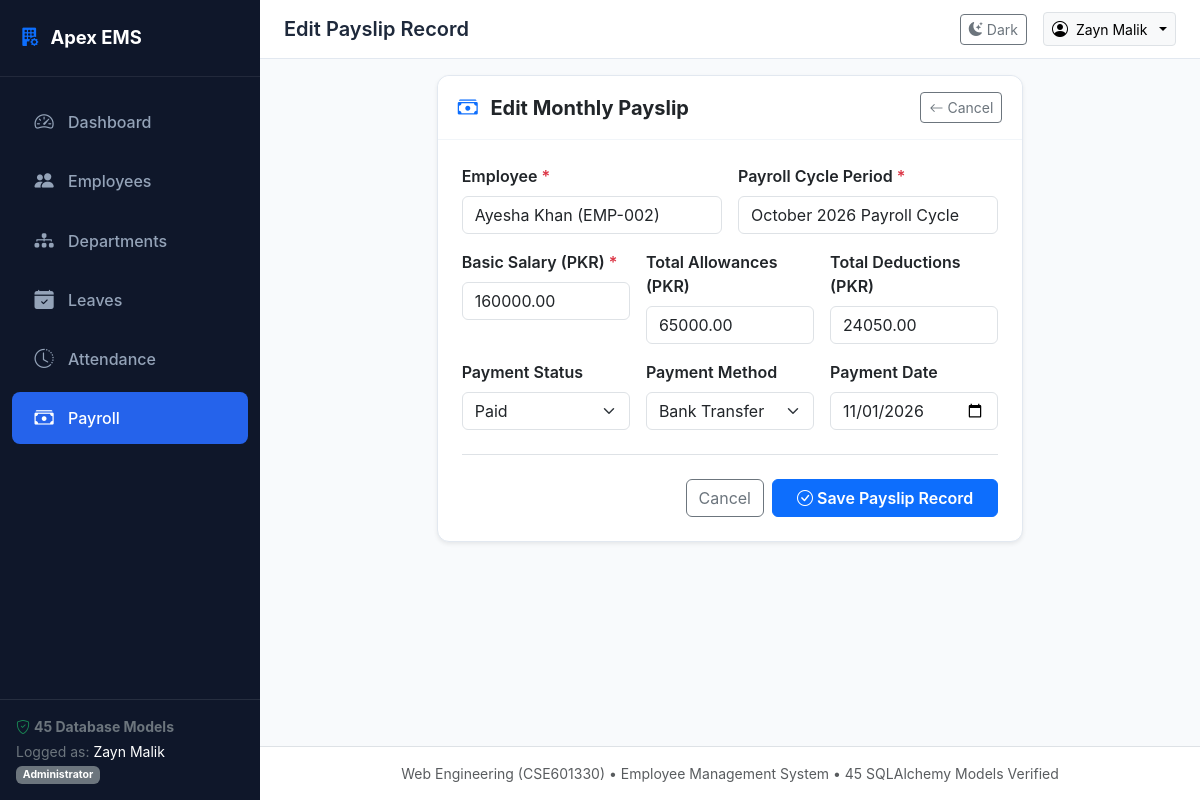
The app's page /payroll/2/edit (signed in) with its own data.
### models/employee.py (models this page shows, shortened)
class Employee(db.Model):
    __tablename__ = 'employees'
    id = db.Column(db.Integer, primary_key=True)
    employee_code = db.Column(db.String(20), unique=True, nullable=False)
    first_name = db.Column(db.String(60), nullable=False)
    last_name = db.Column(db.String(60), nullable=False)
    email = db.Column(db.String(120), unique=True, nullable=False)
    phone = db.Column(db.String(30), nullable=False)
    date_of_birth = db.Column(db.Date, nullable=False)
    gender = db.Column(db.String(20), nullable=False)  # Male, Female, Other
    hire_date = db.Column(db.Date, nullable=False, default=date.today)
    department_id = db.Column(db.Integer, db.ForeignKey('departments.id'), nullable=True)
    designation_id = db.Column(db.Integer, db.ForeignKey('designations.id'), nullable=True)
    employment_type = db.Column(db.String(30), default='Full-Time')  # Full-Time, Part-Time, Contract, Intern
    status = db.Column(db.String(30), default='Active')  # Active, On Leave, Terminated, Resigned
    created_at = db.Column(db.DateTime, default=datetime.utcnow)
    department = db.relationship('Department', foreign_keys=[department_id], back_populates='employees')
    designation = db.relationship('Designation', back_populates='employees')
    profile = db.relationship('EmployeeProfile', uselist=False, back_populates='employee', cascade='all, delete-orphan')
    emergency_contacts = db.relationship('EmployeeEmergencyContact', back_populates='employee', cascade='all, delete-orphan', lazy=True)
    education = db.relationship('EmployeeEducation', back_populates='employee', cascade='all, delete-orphan', lazy=True)
    experience = db.relationship('EmployeeExperience', back_populates='employee', cascade='all, delete-orphan', lazy=True)
    documents = db.relationship('EmployeeDocument', back_populates='employee', cascade='all, delete-orphan', lazy=True)
    bank_details = db.relationship('EmployeeBankDetail', back_populates='employee', cascade='all, delete-orphan', lazy=True)
    skills = db.relationship('EmployeeSkill', back_populates='employee', cascade='all, delete-orphan', lazy=True)
    notes = db.relationship('EmployeeNote', back_populates='employee', cascade='all, delete-orphan', lazy=True)
    assets = db.relationship('EmployeeAssetAssignment', back_populates='employee', cascade='all, delete-orphan', lazy=True)
    leave_requests = db.relationship('LeaveRequest', back_populates='employee', cascade='all, delete-orphan', lazy=True)
    leave_balances = db.relationship('LeaveBalance', back_populates='employee', cascade='all, delete-orphan', lazy=True)
    attendance_records = db.relationship('AttendanceRecord', back_populates='employee', cascade='all, delete-orphan', lazy=True)
    payroll_records = db.relationship('PayrollRecord', back_populates='employee', cascade='all, delete-orphan', lazy=True)
    salary_assignment = db.relationship('EmployeeSalaryAssignment', uselist=False, back_populates='employee', cascade='all, delete-orphan')
    user = db.relationship('User', uselist=False, back_populates='employee')
    @property
    def full_name(self):
        return f"{self.first_name} {self.last_name}"

### models/payroll.py (models this page shows, shortened)
class PayrollPeriod(db.Model):
    __tablename__ = 'payroll_periods'
    id = db.Column(db.Integer, primary_key=True)
    period_name = db.Column(db.String(60), nullable=False)
    period_month = db.Column(db.Integer, nullable=False)
    period_year = db.Column(db.Integer, nullable=False)
    start_date = db.Column(db.Date, nullable=False)
    end_date = db.Column(db.Date, nullable=False)
    status = db.Column(db.String(30), default='Draft')  # Draft, Processing, Completed, Closed
    processed_date = db.Column(db.DateTime, nullable=True)
    payroll_records = db.relationship('PayrollRecord', back_populates='period', cascade='all, delete-orphan', lazy=True)

class PayrollRecord(db.Model):
    __tablename__ = 'payroll_records'
    id = db.Column(db.Integer, primary_key=True)
    employee_id = db.Column(db.Integer, db.ForeignKey('employees.id'), nullable=False)
    payroll_period_id = db.Column(db.Integer, db.ForeignKey('payroll_periods.id'), nullable=False)
    basic_salary = db.Column(db.Numeric(10, 2), nullable=False, default=0.00)
    total_allowances = db.Column(db.Numeric(10, 2), default=0.00)
    gross_salary = db.Column(db.Numeric(10, 2), nullable=False, default=0.00)
    total_deductions = db.Column(db.Numeric(10, 2), default=0.00)
    net_salary = db.Column(db.Numeric(10, 2), nullable=False, default=0.00)
    payment_status = db.Column(db.String(30), default='Unpaid')  # Unpaid, Paid, Pending
    payment_date = db.Column(db.Date, nullable=True)
    payment_method = db.Column(db.String(50), default='Bank Transfer')  # Bank Transfer, Cheque, Cash
    employee = db.relationship('Employee', back_populates='payroll_records')
    period = db.relationship('PayrollPeriod', back_populates='payroll_records')
    items = db.relationship('PayrollItemDetail', back_populates='payroll_record', cascade='all, delete-orphan', lazy=True)
    bonuses = db.relationship('EmployeeBonus', back_populates='payroll_record', lazy=True)

### routes/payroll_routes.py (the view, shortened to what this page needs)
@payroll_bp.route('/<int:id>/edit', methods=['GET', 'POST'])
@login_required
def edit(id):
    record = PayrollRecord.query.get_or_404(id)
    employees = Employee.query.filter_by(status='Active').all()
    periods = PayrollPeriod.query.order_by(PayrollPeriod.id.desc()).all()
    return render_template(
        'payroll/form.html',
        action='Edit',
        record=record,
        form_data={},
        employees=employees,
        periods=periods
    )

### templates/payroll/form.html (shortened to what this page needs)
{% extends "base.html" %}
{% block page_title %}{{ action }} Payslip Record{% endblock %}
{% block content %}
<div class="row justify-content-center">
    <div class="col-lg-8">
        <div class="card shadow-sm">
            <div class="card-header d-flex justify-content-between align-items-center">
                <span class="fw-bold fs-5">
                    <i class="bi bi-cash-stack me-2 text-primary"></i>
                    {{ action }} Monthly Payslip
                </span>
                <a href="{{ url_for('payroll.list_payroll') }}" class="btn btn-sm btn-outline-secondary">
                    <i class="bi bi-arrow-left me-1"></i>Cancel
                </a>
            </div>
            <div class="card-body p-4">
                <form method="POST" action="{% if action == 'Add' %}{{ url_for('payroll.add') }}{% else %}{{ url_for('payroll.edit', id=record.id) }}{% endif %}">
                    <div class="row g-3">
                        <div class="col-md-6">
                            <label class="form-label fw-semibold">Employee <span class="text-danger">*</span></label>
                            {% if action == 'Add' %}
                                <select name="employee_id" class="form-select" required>
                                    <option value="">-- Select Employee --</option>
                                    {% set cur_emp = form_data.employee_id or '' %}
                                    {% for emp in employees %}
                                        <option value="{{ emp.id }}" {% if cur_emp == emp.id|string %}selected{% endif %}>
                                            {{ emp.full_name }} ({{ emp.employee_code }})
                                        </option>
                                    {% endfor %}
                                </select>
                            {% else %}
                                <input type="text" class="form-control" value="{{ record.employee.full_name }} ({{ record.employee.employee_code }})" readonly>
                            {% endif %}
                        </div>
                        <div class="col-md-6">
                            <label class="form-label fw-semibold">Payroll Cycle Period <span class="text-danger">*</span></label>
                            {% if action == 'Add' %}
                                <select name="payroll_period_id" class="form-select" required>
                                    <option value="">-- Select Cycle Period --</option>
                                    {% set cur_period = form_data.payroll_period_id or '' %}
                                    {% for p in periods %}
                                        <option value="{{ p.id }}" {% if cur_period == p.id|string %}selected{% endif %}>
                                            {{ p.period_name }}
                                        </option>
                                    {% endfor %}
                                </select>
                            {% else %}
                                <input type="text" class="form-control" value="{{ record.period.period_name }}" readonly>
                            {% endif %}
                        </div>
                        <div class="col-md-4">
                            <label class="form-label fw-semibold">Basic Salary (PKR) <span class="text-danger">*</span></label>
                            <input type="number" step="0.01" min="0" name="basic_salary" class="form-control"
                                   value="{{ form_data.basic_salary or (record.basic_salary if record else '50000') }}" required>
                        </div>
                        <div class="col-md-4">
                            <label class="form-label fw-semibold">Total Allowances (PKR)</label>
                            <input type="number" step="0.01" min="0" name="total_allowances" class="form-control"
                                   value="{{ form_data.total_allowances or (record.total_allowances if record else '0') }}">
                        </div>
                        <div class="col-md-4">
                            <label class="form-label fw-semibold">Total Deductions (PKR)</label>
                            <input type="number" step="0.01" min="0" name="total_deductions" class="form-control"
                                   value="{{ form_data.total_deductions or (record.total_deductions if record else '0') }}">
                        </div>
                        <div class="col-md-4">
                            <label class="form-label fw-semibold">Payment Status</label>
                            {% set cur_pstatus = form_data.payment_status or (record.payment_status if record else 'Unpaid') %}
                            <select name="payment_status" class="form-select">
                                <option value="Paid" {% if cur_pstatus == 'Paid' %}selected{% endif %}>Paid</option>
                            </select>
                        </div>
                        <div class="col-md-4">
                            <label class="form-label fw-semibold">Payment Method</label>
                            {% set cur_method = form_data.payment_method or (record.payment_method if record else 'Bank Transfer') %}
                            <select name="payment_method" class="form-select">
                                <option value="Bank Transfer" {% if cur_method == 'Bank Transfer' %}selected{% endif %}>Bank Transfer</option>
                            </select>
                        </div>
                        <div class="col-md-4">
                            <label class="form-label fw-semibold">Payment Date</label>
                            <input type="date" name="payment_date" class="form-control"
                                   value="{{ form_data.payment_date or (record.payment_date.strftime('%Y-%m-%d') if record and record.payment_date else '') }}">
                        </div>
                    </div>
                    <div class="d-flex justify-content-end gap-2 border-top pt-4 mt-4">
                        <a href="{{ url_for('payroll.list_payroll') }}" class="btn btn-outline-secondary">Cancel</a>
                        <button type="submit" class="btn btn-primary fw-semibold px-4">
                            <i class="bi bi-check-circle me-1"></i>Save Payslip Record
                        </button>
                    </div>
                </form>
            </div>
        </div>
    </div>
</div>
{% endblock %}

### static/css/style.css (style rules this page uses)
:root { --primary-color: #2563eb; --primary-hover: #1d4ed8; --secondary-color: #475569; --success-color: #10b981; --danger-color: #ef4444; --warning-color: #f59e0b; --info-color: #06b6d4; --bg-light: #f8fafc; --sidebar-bg: #0f172a; --sidebar-hover: #1e293b; --sidebar-text: #94a3b8; --sidebar-active-text: #ffffff; --card-shadow: 0 4px 6px -1px rgba(0, 0, 0, 0.05), 0 2px 4px -2px rgba(0, 0, 0, 0.05); }
body { font-family: -apple-system, BlinkMacSystemFont, "Segoe UI", Roboto, "Helvetica Neue", Arial, sans-serif; background-color: var(--bg-light); color: #1e293b; min-height: 100vh; }
.card { border: 1px solid #e2e8f0; border-radius: 0.75rem; box-shadow: var(--card-shadow); transition: transform 0.2s, box-shadow 0.2s; }
.card-header { background-color: #ffffff; border-bottom: 1px solid #f1f5f9; font-weight: 600; padding: 1rem 1.25rem; border-top-left-radius: 0.75rem !important; border-top-right-radius: 0.75rem !important; }

### records on screen
Employee: employee.full_name "Ayesha Khan (EMP-002)"
PayrollPeriod: period.period_name "October 2026 Payroll Cycle"
PayrollRecord: basic_salary "160000.00", total_allowances "65000.00", total_deductions "24050.00", payment_status "Paid", payment_method "Bank Transfer", payment_date "11/01/2026"

### other values on screen
{{ current_user_name }} "Zayn Malik"
{{ current_role }} "Administrator"
{{ action }} "Edit"
